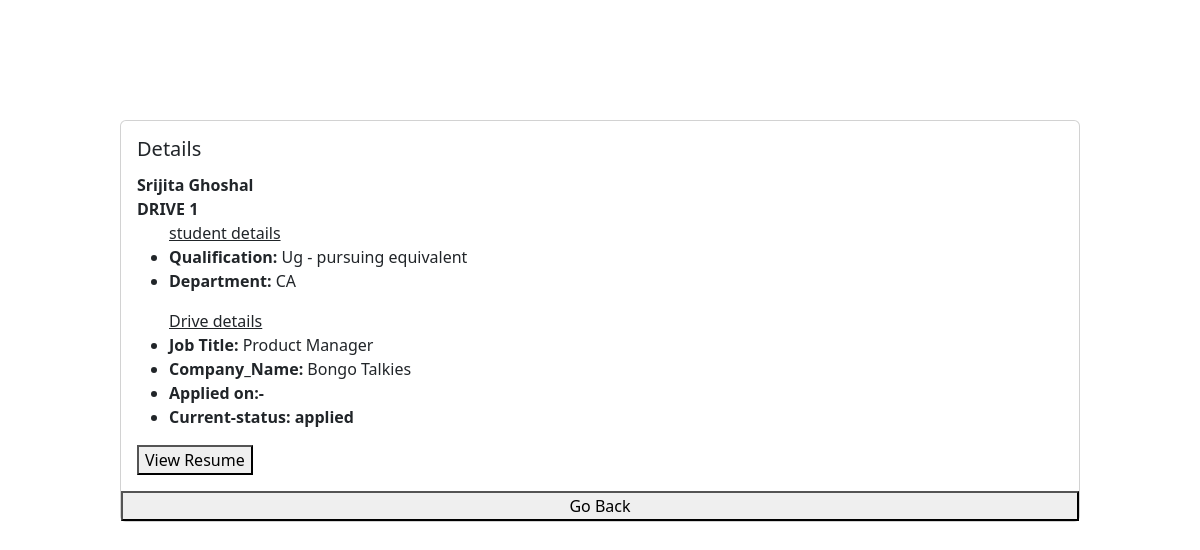
The app's page /view/applicant/application/1, older data.
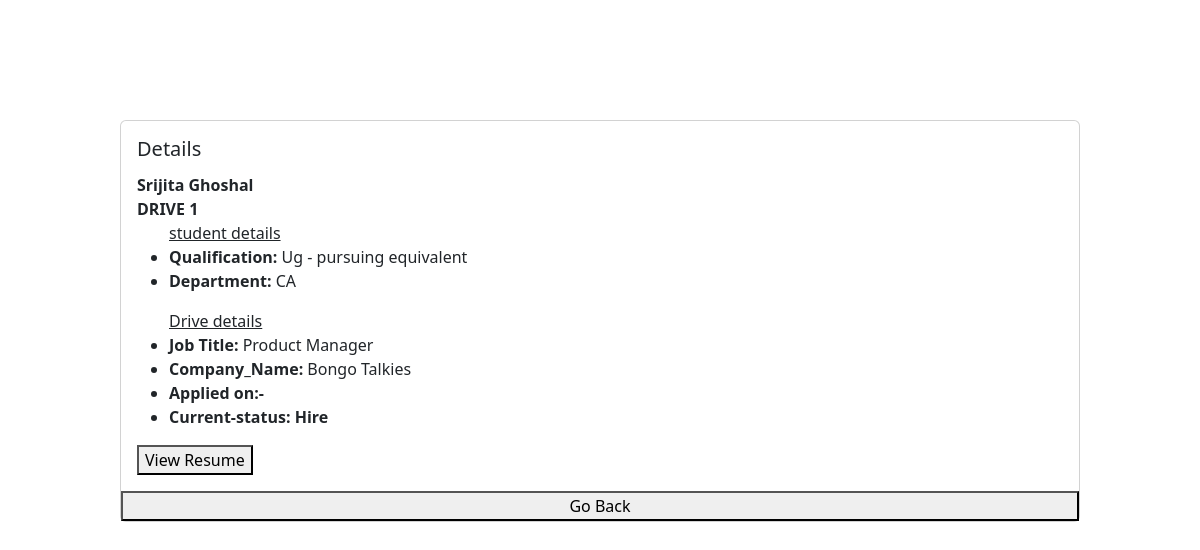
The same page, newer data.
### model.py (models this page shows)
class Student(database.Model):
    __tablename__ = 'Student'
    student_id = database.Column(database.Integer, primary_key=True)
    student_Name=database.Column(database.String, unique=False)
    User_id = database.Column(database.Integer, database.ForeignKey(User.user_id), unique=False)
    Nationality= database.Column(database.String, unique=False)
    Department= database.Column(database.String, unique=False)
    state=database.Column(database.String, unique=False)
    location= database.Column(database.String, unique=False)
    Dob= database.Column(database.Date, unique=False)
    resume = database.Column(database.String, unique=True)
    Higher_qualification = database.Column(database.String, unique=False)
    contact=database.Column(database.Integer, unique=True)

class Drive(database.Model):
    __tablename__ = 'Drive'
    drive_id = database.Column(database.Integer, primary_key=True)
    drive_name = database.Column(database.String, unique=True)
    skill= database.Column(
        database.String, unique=False)
    typeof=database.Column(
        database.String, unique=False)
    location=database.Column(
        database.String, unique=False)
    role=database.Column(
        database.String, unique=False)
    perk=database.Column(database.String, default="Not Applicable")
    policy=database.Column(database.String, default="Not Applicable")
    deadline=database.Column(database.Date, unique=False)
    eligibility = database.Column(database.String)
    experience = database.Column(database.String)
    application = database.Relationship(
        'Application', lazy='dynamic', backref='Drive', cascade='all,delete-orphan')
    company = database.Column(
        database.Integer, database.ForeignKey(Company.company_id), unique=False)
    status= database.Column(database.String, default="pending")
    salary=database.Column(database.String)

class Company(database.Model):
    __tablename__ = 'Company'
    company_id = database.Column(database.Integer, primary_key=True)
    User_id = database.Column(
        database.Integer, database.ForeignKey(User.user_id), unique=False)
    Name = database.Column(database.String, unique=True)
    Location = database.Column(database.String, unique=False)
    about = database.Column(database.String, unique=True)
    website = database.Column(database.String, unique=True)
    drives = database.Relationship('Drive', lazy='dynamic', backref='Company', cascade='all,delete-orphan')
    status = database.Column(database.String, default="pending")
    contact = database.Column(database.Integer, unique=True)

class Application(database.Model):
    __tablename__ = 'Application'
    application_id = database.Column(database.Integer, primary_key=True)
    drive_id = database.Column(
        database.Integer, database.ForeignKey(Drive.drive_id), unique=False)
    student_id = database.Column(
        database.Integer, database.ForeignKey(Student.student_id), unique=False)
    status= database.Column(database.String, default="applied")
    applied_on=database.Column(database.Date, unique=False)

### admin.py (the view)
@adm.route('/view/applicant/application/<int:id>',methods=["GET","POST"])
def apply_view(id):
    info=getInfoDrive(id)
    return render_template('view.html',user="admin",info=info)

### dataSource.py (called while the page is built)
def getInfoDrive(idi):
    appli=Application.query.get(idi)
    student=Student.query.filter_by(User_id=appli.student_id).first()
    drive=Drive.query.filter_by(drive_id=appli.drive_id).first()
    info={
        "student_Name":student.student_Name,
        "Drive Name":"DRIVE"+" "+str(drive.drive_id),
        "drive_id":drive.drive_id,
        "Job Title":drive.drive_name,
        "resume":student.resume,
        "Department":student.Department,
        "Higher Qualification":student.Higher_qualification,
        "company Name":Company.query.filter_by(User_id=drive.company).first().Name,
        "status":appli.status,
        "applied on":appli.applied_on
    }
    return info

### templates/view.html (shortened to what this page needs)
<!DOCTYPE html>
<html lang="en">
<head>
    <link href="https://cdn.jsdelivr.net/npm/bootstrap@5.3.8/dist/css/bootstrap.min.css" rel="stylesheet">
</head>
<body>
    <div class="card" style="width:80%; margin:10%;">
  <div class="card-body">
    <h5 class="card-title">Details</h5>
    <p class="card-text">
   <div>
    <strong>{{info["student_Name"]}}</strong><br>
    <strong> {{info["Drive Name"]}}</strong>
   <ul>
   <u> student details</u>
   <li><strong>Qualification: </strong>{{info["Higher Qualification"]}} equivalent</li>
   <li><strong>Department: </strong>{{info["Department"]}}</li>
   </ul>
   <ul>
   <u> Drive details</u>
   <li><strong>Job Title: </strong>{{info["Job Title"]}}</li>
   <li><strong>Company_Name: </strong> {{info["company Name"]}}</li>
   <li><strong>Applied on:- {{info["applied_on"]}}</strong></li>
   <li><strong>Current-status: {{info["status"]}}</strong></li>
   </ul>
   <button>View Resume</button>
  </div>
</div>
{%if user=="admin"%}
<button>Go Back</button>
{%endif%}
</body>
</html>

Row changes from the older to the newer data that the page shows:
changed Application: status "applied" → "Hire"
